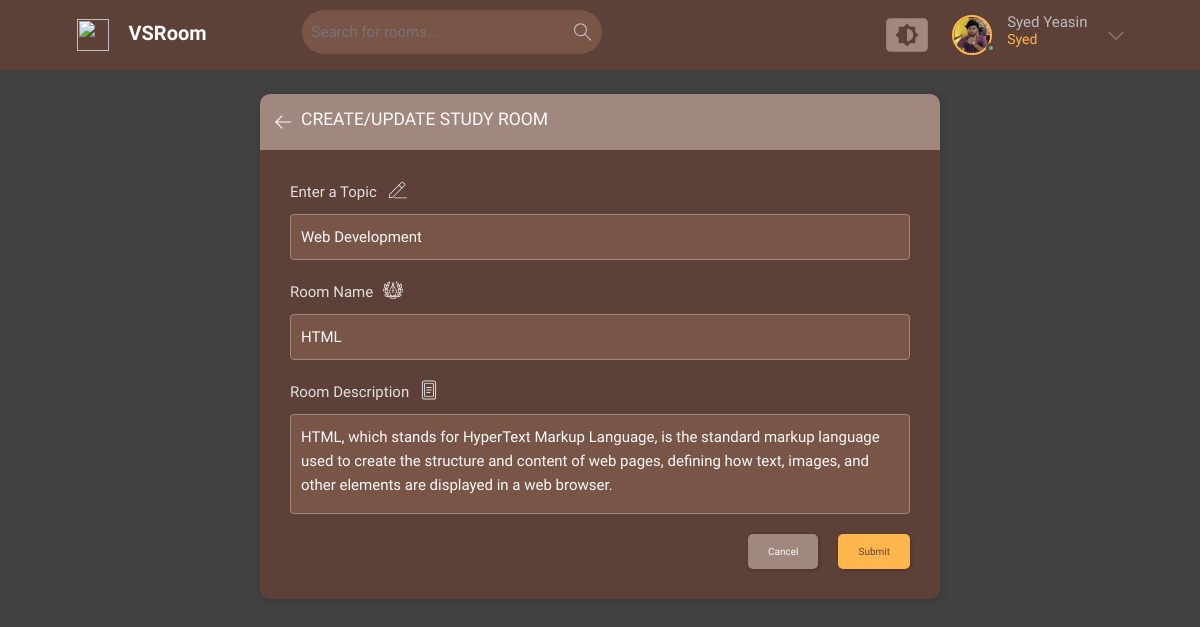
The app's page /update-room/1/ (signed in) with its own data.
### base/models.py (models this page shows, shortened)
class User(AbstractUser):
    name = models.CharField(max_length=200, null=True)
    email = models.EmailField(unique=True ,null=True)
    bio = models.TextField(null=True, blank=True)
    avatar = models.ImageField(upload_to=user_avatar_path, null=True, default="avatar.svg")
    USERNAME_FIELD = 'email'
    REQUIRED_FIELDS = ['username']

class Room(models.Model):
    host = models.ForeignKey(User, on_delete=models.SET_NULL, null=True)
    topic = models.ForeignKey(Topic, on_delete=models.SET_NULL, null=True, blank=True)
    name = models.CharField(max_length=200)
    description = models.TextField(null=True, blank=True)
    participants = models.ManyToManyField(User, related_name='participants', blank=True)
    updated = models.DateTimeField(auto_now=True)
    created = models.DateTimeField(auto_now_add=True)
    class Meta:
        ordering = ['-updated', '-created']

class Topic(models.Model):
    name = models.CharField(max_length=200)
    creator = models.ForeignKey(User, on_delete=models.CASCADE, null=True, blank=True, related_name="topics")

### base/views.py (the view, shortened to what this page needs)
# urls.py: path('update-room/<str:pk>/', views.updateRoom, name="update-room"),
@login_required(login_url='login')
def updateRoom(request, pk):
    room = Room.objects.get(id=pk)
    form = RoomForm(instance=room)
    topics = Topic.objects.all()
    if request.user != room.host:
        return HttpResponse('You are not allowed here!!')
    return render(request, 'base/room_form.html', {'form' : form, "topics" : topics, "room" : room})

### base/form.py
class RoomForm(ModelForm):
    class Meta:
        model = Room
        fields = '__all__'
        exclude = ['host', 'participants']

### base/templates/base/room_form.html (shortened to what this page needs)
{% extends 'base/main.html' %}
{% load static %}
{% block text %}
  <main class="create-room layout">
    <div class="container">
      <div class="layout__box">
        <div class="layout__boxHeader">
          <div class="layout__boxTitle">
            <a href="{% url 'home' %}">
              <svg version="1.1"
                   xmlns="http://www.w3.org/2000/svg"
                   width="32"
                   height="32"
                   viewBox="0 0 32 32">
                <title>arrow-left</title>
                <path d="M13.723 2.286l-13.723 13.714 13.719 13.714 1.616-1.611-10.96-10.96h27.625v-2.286h-27.625l10.965-10.965-1.616-1.607z">
                </path>
              </svg>
              <h3>Create/Update Study Room</h3>
            </a>
          </div>
        </div>
        <div class="layout__body">
          <form class="form" action="" method="POST">
            <div class="form__group">
              <div class="form__group-child-container">
                <label for="room_topic">Enter a Topic</label>
              </div>
                <input required
                       type="text"
                       value="{{ room.topic.name }}"
                       name="topic"
                       list="topic-list">
              </div>
              <div class="form__group">
                <div class="form__group-child-container">
                  <label for="room_name">Room Name</label>
                  <img src="{% static 'Images/writing.png' %}" alt="">
                </div>
                {{ form.name }}
              </div>
              <div class="form__group">
                <div class="form__group-child-container">
                  <label for="room_description">Room Description</label>
                </div>
                {{ form.description }}
              </div>
              <div class="form__action">
                <a class="btn btn--dark" href="{{ request.META.HTTP_REFERER }}">Cancel</a>
                <button class="btn btn--main" type="submit">Submit</button>
              </div>
            </form>
          </div>
        </div>
      </div>
    </main>
  {% endblock text %}

### base/templates/base/nav.html (shortened to what this page needs)
{% load static %}
<header class="header header--loggedIn">
  <div class="container">
    <a href="{% url 'home' %}" class="header__logo">
      <img src="{% static 'Images/poetry.png' %}" />
      <h1>VSRoom</h1>
    </a>
    <form class="header__search nav__search" method="GET" action="{% url 'home' %}">
      <label>
        <input name="q" placeholder="Search for rooms..." />
      </label>
    </form>
    <nav class="header__menu">
      <div class="dropdown-container">
        <div class="color-theme-menu">
        </div>
      </div>
      {% if request.user.is_authenticated %}
      <div class="header__user">
        <a href="{% url 'user-profile' request.user.id %}">
          <div class="avatar avatar--medium active">
            <img src="{{request.user.avatar.url}}" />
          </div>
          <p>{{request.user.name}}<span>{{request.user.username}}</span></p>
        </a>
        <button class="dropdown-button">
          <svg version="1.1" xmlns="http://www.w3.org/2000/svg" width="32" height="32" viewBox="0 0 32 32">
            <title>chevron-down</title>
            <path d="M16 21l-13-13h-3l16 16 16-16h-3l-13 13z"></path>
          </svg>
        </button>
      </div>
      {% else %}
      <a href="{% url 'login' %}">
        <img src="{% static 'Images/avatar.svg' %}" />
        <p>Login</p>
      </a>
      {% endif %}
    </nav>
  </div>
</header>

### records on screen
User: user.avatar (picture), user.name "Syed Yeasin", user.username "Syed"
Room: topic "Web Development", name "HTML", description "HTML, which stands for HyperText Markup Language, is the standard markup language used to create the structure and content of web pages, defining how text, images, and other elements are displayed in a web browser."
